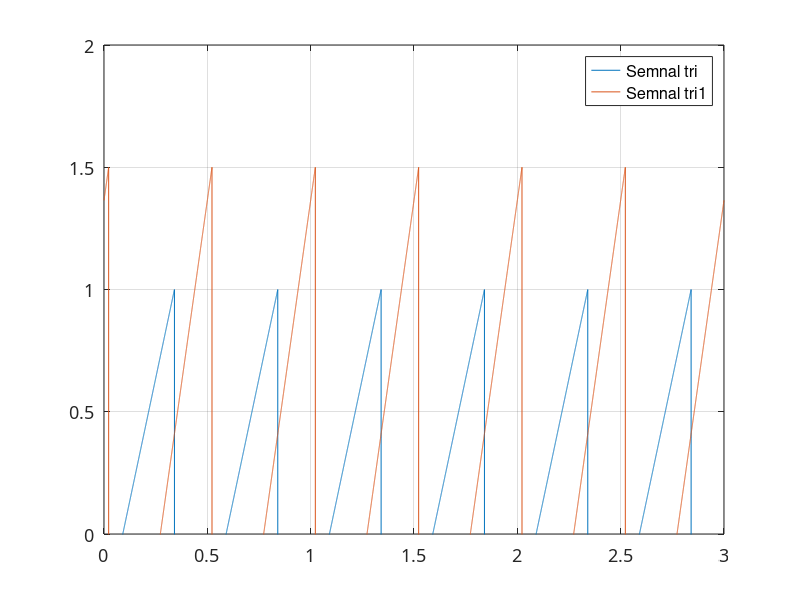

MATLAB code to generate this figure: (Note: this script raises an error after producing the figure.)
t = 0:.0001:3;
A = 1;
w0 = 4*pi;
W = 2;

tri = A*sawtooth(w0*t+W);

A1 = 1.5;
W1 = 6;
tri1 = A1*sawtooth(w0*t+W1);

plot(t, tri, t, tri1)

grid, set (gca,'FontName', 'ArialCyr','FontSize',13)

legend("Semnal tri", "Semnal tri1", "AutoUpdate", "off")

xlim([0, 3])
ylim([0, 2])

xline(0, "black")
yline(0, "black")

title('Semnal periodic in forma triunghiulara') 
xlabel('t,sec'), ylabel('X(t)'), grid

